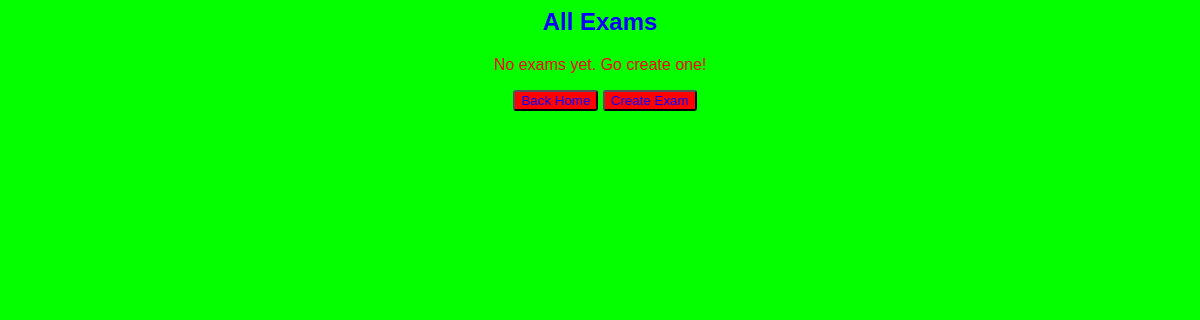
The page /home/exams (signed in) on the database as committed earlier.
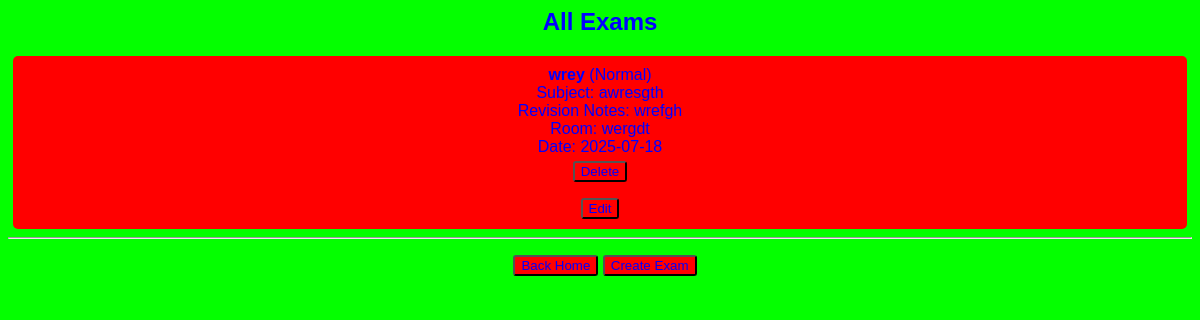
The same page on the database as committed later.
### models.py (models this page shows)
class Exam(db.Model):
    __tablename__ = 'exam'
    id = db.Column(db.Integer, primary_key=True)
    name = db.Column(db.String(100), nullable=False)
    type = db.Column(db.String(50), nullable=False)
    subject = db.Column(db.String(100), nullable=True)
    revision = db.Column(db.Text, nullable=True)
    date = db.Column(db.DateTime, nullable=True)
    room = db.Column(db.String(50), nullable=True)
    created_at_exam = db.Column(db.DateTime, default=datetime.utcnow)
    completed_at_exam = db.Column(db.DateTime, nullable=True)
    owner_id = db.Column(db.Integer, db.ForeignKey('user.id'), nullable=False)

### app.py (the view)
@app.route('/home/exams')
@login_required
def view_exams():
    user_exams = Exam.query.filter_by(owner=current_user).all()
    return render_template('exams.html', exams=user_exams)

### app.py (called while the page is built)
@login_manager.user_loader
def load_user(user_id):
    return User.query.get(int(user_id))

### templates/exams.html
<head>
    <link rel="stylesheet" type="text/css" href="{{ url_for('static', filename='style.css') }}">
  </head>
  {% if single_exam %}
    <h2>Exam Details</h2>
    <ul>
      <li>
        <strong>{{ single_exam.name }}</strong> ({{ single_exam.type }})<br>
        Subject: {{ single_exam.subject }}<br>
        Revision Notes:
        {% if single_exam.revision.strip() %}
          {{ single_exam.revision }}
        {% else %}
          <em>No revision provided</em>
        {% endif %}
        <br>
        Room: {{ single_exam.room }}<br>
        {% if single_exam.date %}
          Date: {{ single_exam.date.strftime('%Y-%m-%d') }} <br>
        {% else %}
          Date: <em>Not set</em> <br>
        {% endif %}
        <form action="/home/exams/delete/{{ single_exam.id }}" method="POST" style="margin-top: 5px;">
          <button type="submit">Delete</button>
        </form>
        <a href="{{ url_for('edit_exam', exam_id=single_exam.id) }}">
          <button type="button">Edit</button>
        </a>
      </li>
      <hr>
    </ul>
    <nav>
        {% if origin == 'month' %}
          <a href="{{ url_for('calendar_month') }}"><button>Back to Monthly Calendar</button></a>
        {% elif origin == 'week' %}
          <a href="{{ url_for('calendar_week') }}"><button>Back to Weekly Calendar</button></a>
        {% endif %}
        <a href="/home"><button>Back Home</button></a>
    </nav>
  {% else %}
    <h2>All Exams</h2>
    {% if exams %}
      <ul>
        {% for exam in exams %}
          <li>
            <strong>{{ exam.name }}</strong> ({{ exam.type }})<br>
            Subject: {{ exam.subject }}<br>
            Revision Notes:
            {% if exam.revision.strip() %}
              {{ exam.revision }}
            {% else %}
              <em>No revision provided</em>
            {% endif %}
            <br>
            Room: {{ exam.room }}<br>
            {% if exam.date %}
              Date: {{ exam.date.strftime('%Y-%m-%d') }} <br>
            {% else %}
              Date: <em>Not set</em> <br>
            {% endif %}
            <form action="/home/exams/delete/{{ exam.id }}" method="POST" style="margin-top: 5px;">
              <button type="submit">Delete</button>
            </form>
            <a href="{{ url_for('edit_exam', exam_id=exam.id) }}">
              <button type="button">Edit</button>
            </a>
          </li>
          <hr>
        {% endfor %}
      </ul>
    {% else %}
      <p>No exams yet. Go create one!</p>
    {% endif %}
    <nav>
      <a href="/home"><button>Back Home</button></a>
      <a href="/home/create/exam"><button>Create Exam</button></a>
    </nav>
  {% endif %}

Rows that differ between the two databases and show on the page:
added Exam: name "wrey", type "Normal", subject "awresgth", revision "wrefgh", room "wergdt", date "2025-07-18"
Other text that changed with them:
text no longer shown: "No exams yet. Go create one!"
